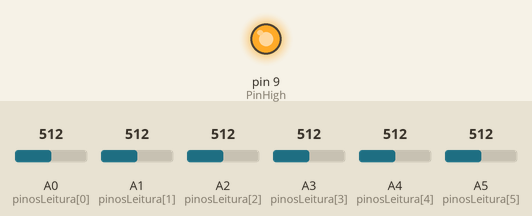
This sketch was run on a simulated Arduino Uno, built with avr-gcc and run on an emulated ATmega328P. Shown: output pins drawn as LEDs (lit = HIGH). Inputs (shaded band) come from the test bench; at power-on: A0 (pinosLeitura[0]) = 512, A1 (pinosLeitura[1]) = 512, A2 (pinosLeitura[2]) = 512, A3 (pinosLeitura[3]) = 512, A4 (pinosLeitura[4]) = 512, A5 (pinosLeitura[5]) = 512. What the sketch prints to the serial monitor is not drawn.

Above: at 1.3 s.
1.4 s: A0 (pinosLeitura[0]) set to 30
Timing chart, 0 to 4.4 s (numbered marks = the images above; inputs shaded):
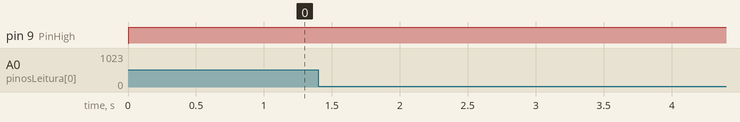

Measured:
- after the input at 1.4 s, every drawn part: stays the same

The sketch:

arduino.ino
```cpp
#define NUM_LINHAS 6
int pinosLeitura[NUM_LINHAS] = {A0, A1, A2, A3, A4, A5};
float limiteFalha = 0.2;  // Tensão abaixo deste valor indica falha
unsigned long tempoFalha[NUM_LINHAS] = {0};

int PinHigh = 9;  // Pino do LED

void setup() {
    Serial.begin(9600);
    pinMode(PinHigh, OUTPUT);

    Serial.println("LABEL,Date,Time,Timer,Pino A0,Pino A1,Pino A2,Pino A3,Pino A4,Pino A5");  // Define os rótulos das colunas
}

void loop() {
    digitalWrite(PinHigh, HIGH);  // permite tensão de 5V no pino 9

    // Lê as tensões dos pinos analógicos
    float tensoes[NUM_LINHAS];
    for (int i = 0; i < NUM_LINHAS; i++) {
        tensoes[i] = analogRead(pinosLeitura[i]) * (5.0 / 1023.0);  // Converte o valor analógico para tensão
        if (tensoes[i] < limiteFalha) {
            tempoFalha[i] = millis();  // Registra o tempo da falha
            Serial.print("Falha detectada no pino A");
            Serial.print(i);
            Serial.print(" em ");
            Serial.print(tempoFalha[i] / 1000.0);
            Serial.println(" segundos.");
        }
        // Verifica se todos os pinos estão em falha
        bool todasLinhasComFalha = true;
        for (int i = 0; i < NUM_LINHAS; i++) {
            if (tensoes[i] >= limiteFalha) {
                todasLinhasComFalha = false;
                break;
            }
        }
        // Para o programa apenas se todas as linhas falharem
        if (todasLinhasComFalha) {
            Serial.println("Falha detectada em todos os pinos. Parando o sistema.");
            digitalWrite(PinHigh, LOW);  // Desliga o pino 9
            while (1);  // Para o programa apenas quando todas as linhas falharem
        }
    }

    // Envia os dados para o Excel
    Serial.print("DATA,");
    for (int i = 0; i < NUM_LINHAS; i++) {
        Serial.print(tensoes[i]);
        if (i < NUM_LINHAS - 1) Serial.print(",");  // Adiciona vírgula entre os valores
    }
    Serial.println();  // Finaliza a linha de dados

    delay(500);  // Aguarda 500 ms antes da próxima leitura
}
```
